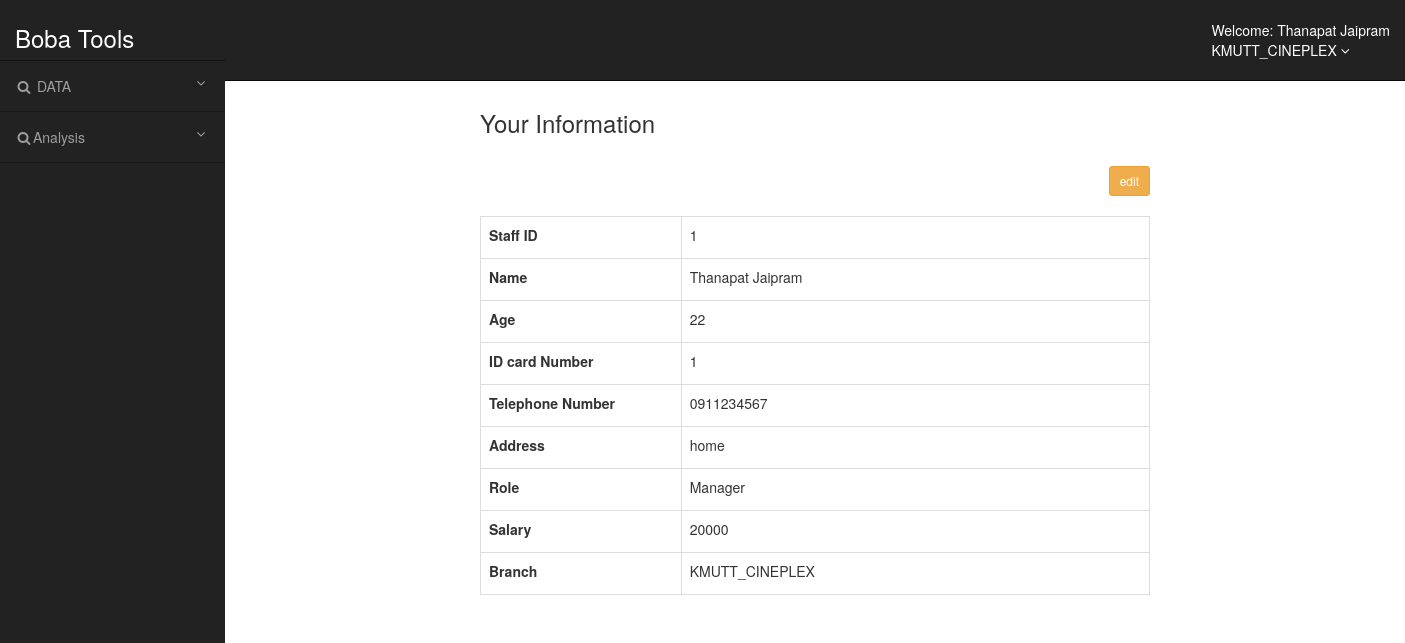
The page /indexManager.php (signed in) on the database its author committed.
### tables this page shows
CREATE TABLE `branch` (
  `Branch_ID` varchar(32) NOT NULL,
  `Branch_Name` varchar(64) NOT NULL,
  `Branch_Address` varchar(200) NOT NULL,
  `Branch_Tel` varchar(13) NOT NULL,
  `Number_Theater` int(2) NOT NULL,
  `OC_Time` varchar(64) NOT NULL
);

CREATE TABLE `staff` (
  `Staff_ID` int(11) NOT NULL,
  `Password` varchar(200) NOT NULL,
  `Role` varchar(32) NOT NULL,
  `Salary` int(11) NOT NULL,
  `Branch_ID` varchar(32) NOT NULL,
  `Firstname` varchar(64) NOT NULL,
  `Lastname` varchar(64) NOT NULL,
  `ID_NO` varchar(13) NOT NULL,
  `Staff_Tel` varchar(32) NOT NULL,
  `Address` varchar(256) NOT NULL,
  `Staff_DoB` date NOT NULL
);

### indexManager.php (the view, shortened to what this page needs)
<?php
include('connection.php');
$branch_id = $_SESSION['branch'];
$id =  $_SESSION['staff_id'];
$iquery = "SELECT * FROM branch WHERE Branch_ID = $branch_id";
$iresult = mysqli_query($conn, $iquery);
$irow = mysqli_fetch_array($iresult);
$squery = "SELECT * FROM staff WHERE Staff_ID = $id";
$sresult = mysqli_query($conn, $squery);
$srow = mysqli_fetch_array($sresult);
$user = $srow['Firstname']." ".$srow['Lastname'];
$role = $srow['Role'];
$salary = $srow['Salary'] ;
$id_no = $srow['ID_NO'] ;
$tel = $srow['Staff_Tel'];
$address = $srow['Address'];
$dob = $srow['Staff_DoB'];
$today = date("Y-m-d");
$diff = date_diff(date_create($dob), date_create($today));
?>
<!DOCTYPE html>
<head>
    <link rel="stylesheet" href="https://maxcdn.bootstrapcdn.com/bootstrap/3.3.7/css/bootstrap.min.css">
    <link rel="stylesheet" href="crudstyle.css">
</head>
<body>
<?php require 'headerManager.php';?>
    <div class="container bg-white pt-2 pb-4 ">
        <div class="container" style="width:700px;">
            <h3 aligh="conter">Your Information</h3>
            <br>
            <div class="table-responsive">
            <div align="right">
            <input type="button" name="edit" value="edit" class="btn btn-warning btn-sm edit_detail" id="<?php echo $id; ?>" /><br><br>
            </div>
                <table class="table table-bordered">
                    <tr>
                    <td width = "30%"><label>Staff ID</label></td>
                    <td width = "70%"><?php echo $id?></td>
                    </tr>
                    <tr>
                    <td width = "30%"><label>Name</label></td>
                    <td width = "70%"><?php echo $user?></td>
                    </tr>
                    <tr>
                    <td width = "30%"><label>Age</label></td>
                    <td width = "70%"><?php echo $diff->format('%y')?></td>
                    </tr>
                    <td width = "30%"><label>ID card Number</label></td>
                    <td width = "70%"><?php echo $id_no?></td>
                    <tr>
                    <td width = "30%"><label>Telephone Number</label></td>
                    <td width = "70%"><?php echo $tel?></td>
                    </tr>
                    <tr>
                    <td width = "30%"><label>Address</label></td>
                    <td width = "70%"><?php echo $address?></td>
                    </tr>
                    <tr>
                    <td width = "30%"><label>Role</label></td>
                    <td width = "70%"><?php echo $role?></td>
                    </tr>
                    <tr>
                    <td width = "30%"><label>Salary</label></td>
                    <td width = "70%"><?php echo $salary?></td>
                    </tr>
                    <tr>
                    <td width = "30%"><label>Branch</label></td>
                    <td width = "70%"><?php echo $irow['Branch_Name']?></td>
                    </tr>
                </table>
            </div>
        </div>
    </div>
</body>
</html>

### headermanager.php (shortened to what this page needs)
<?php
    $bID = $_SESSION['branch'];
    $bquery = "SELECT * FROM branch WHERE Branch_ID = $bID";
    $bresult = mysqli_query($conn,$bquery);
    $brow = mysqli_fetch_array($bresult);
    $bname = $brow['Branch_Name'];
?>
<div id="wrapper">
    <nav class="navbar navbar-inverse navbar-fixed-top" role="navigation">
        <div class="navbar-header">
            <a class="navbar-brand" href="#">
                <h3>Boba Tools</h3>
            </a>
        </div>
        <ul class="nav navbar-right top-nav">
            <li class="dropdown">
                <a href="#" class="dropdown-toggle" data-toggle="dropdown">Welcome: <?php echo $_SESSION['user'].'<br>'.$bname; ?> <b class="fa fa-angle-down"></b></a>
            </li>
        </ul>
        <div class="collapse navbar-collapse navbar-ex1-collapse">
            <ul class="nav navbar-nav side-nav">
                <li>
                    <a href="#" data-toggle="collapse" data-target="#submenu-1"><i class="fa fa-fw fa-search"></i>  DATA<i class="fa fa-fw fa-angle-down pull-right"></i></a>
                </li>
                <li>
                    <a href="#" data-toggle="collapse" data-target="#submenu-2"><i class="fa fa-fw fa-search"></i>Analysis<i class="fa fa-fw fa-angle-down pull-right"></i></a>
                </li>
            </ul>
        </div>
    </nav>
    <br><br>

### crudstyle.css (style rules this page uses)
@media (min-width:768px) { body { margin-top: 50px; } }
#wrapper { padding-left: 0; }
@media (min-width:768px) { #wrapper { padding-left: 225px; } }
.top-nav { padding: 0 15px; }
.top-nav>li { display: inline-block; float: left; }
.top-nav>li>a { padding-top: 20px; padding-bottom: 20px; line-height: 20px; color: #fff; }
@media (min-width:768px) { .side-nav { position: fixed; top: 60px; left: 225px; width: 225px; margin-left: -225px; border: none; border-radius: 0; border-top: 1px rgba(0,0,0,.5) solid; overflow-y: auto; background-color: #222; bottom: 0; overflow-x: hidden; padding-bottom: 40px; } }
@media (min-width:768px) { .side-nav>li>a { width: 225px; border-bottom: 1px rgba(0,0,0,.3) solid; } }
.navbar-brand { padding: 5px 15px; }

### rows shown on the page
branch: Branch_Name "KMUTT_CINEPLEX"
staff: user "Thanapat Jaipram", Staff_DoB "22", ID_NO "1", Staff_Tel "0911234567", Address "home", Role "Manager", Salary "20000"

### other values the page prints
$_SESSION['user'] "Thanapat Jaipram"
$id "1"
